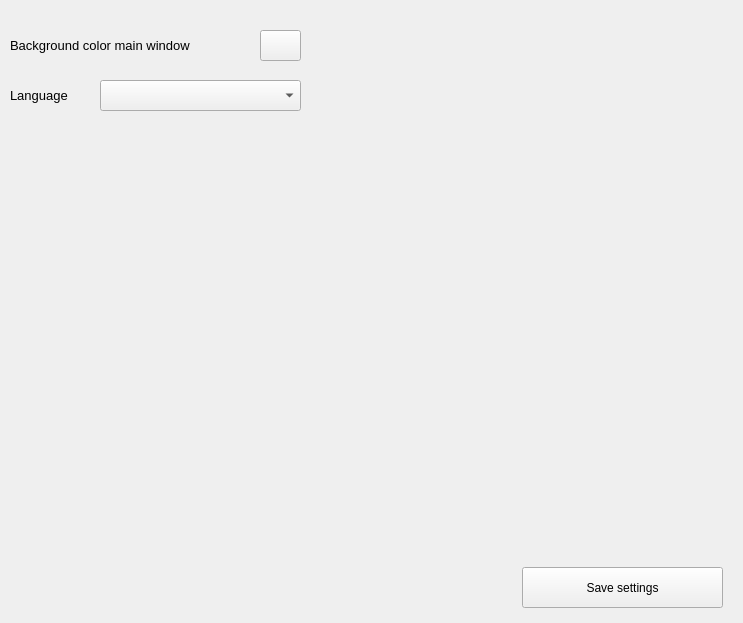
<?xml version="1.0" encoding="UTF-8"?>
<ui version="4.0">
 <class>Form</class>
 <widget class="QWidget" name="Form">
  <property name="geometry">
   <rect>
    <x>0</x>
    <y>0</y>
    <width>743</width>
    <height>623</height>
   </rect>
  </property>
  <property name="windowTitle">
   <string>Form</string>
  </property>
  <widget class="QPushButton" name="save_settings_btn">
   <property name="geometry">
    <rect>
     <x>522</x>
     <y>567</y>
     <width>201</width>
     <height>41</height>
    </rect>
   </property>
   <property name="text">
    <string>Save settings</string>
   </property>
  </widget>
  <widget class="QLabel" name="bg_main">
   <property name="geometry">
    <rect>
     <x>10</x>
     <y>20</y>
     <width>241</width>
     <height>51</height>
    </rect>
   </property>
   <property name="font">
    <font>
     <pointsize>10</pointsize>
    </font>
   </property>
   <property name="text">
    <string>Background color main window</string>
   </property>
  </widget>
  <widget class="QPushButton" name="bg_main_btn">
   <property name="geometry">
    <rect>
     <x>260</x>
     <y>30</y>
     <width>41</width>
     <height>31</height>
    </rect>
   </property>
   <property name="text">
    <string/>
   </property>
  </widget>
  <widget class="QLabel" name="lang_lbl">
   <property name="geometry">
    <rect>
     <x>10</x>
     <y>70</y>
     <width>81</width>
     <height>51</height>
    </rect>
   </property>
   <property name="font">
    <font>
     <pointsize>10</pointsize>
    </font>
   </property>
   <property name="text">
    <string>Language</string>
   </property>
  </widget>
  <widget class="QComboBox" name="CB_language">
   <property name="geometry">
    <rect>
     <x>100</x>
     <y>80</y>
     <width>201</width>
     <height>31</height>
    </rect>
   </property>
  </widget>
 </widget>
 <resources/>
 <connections/>
</ui>
